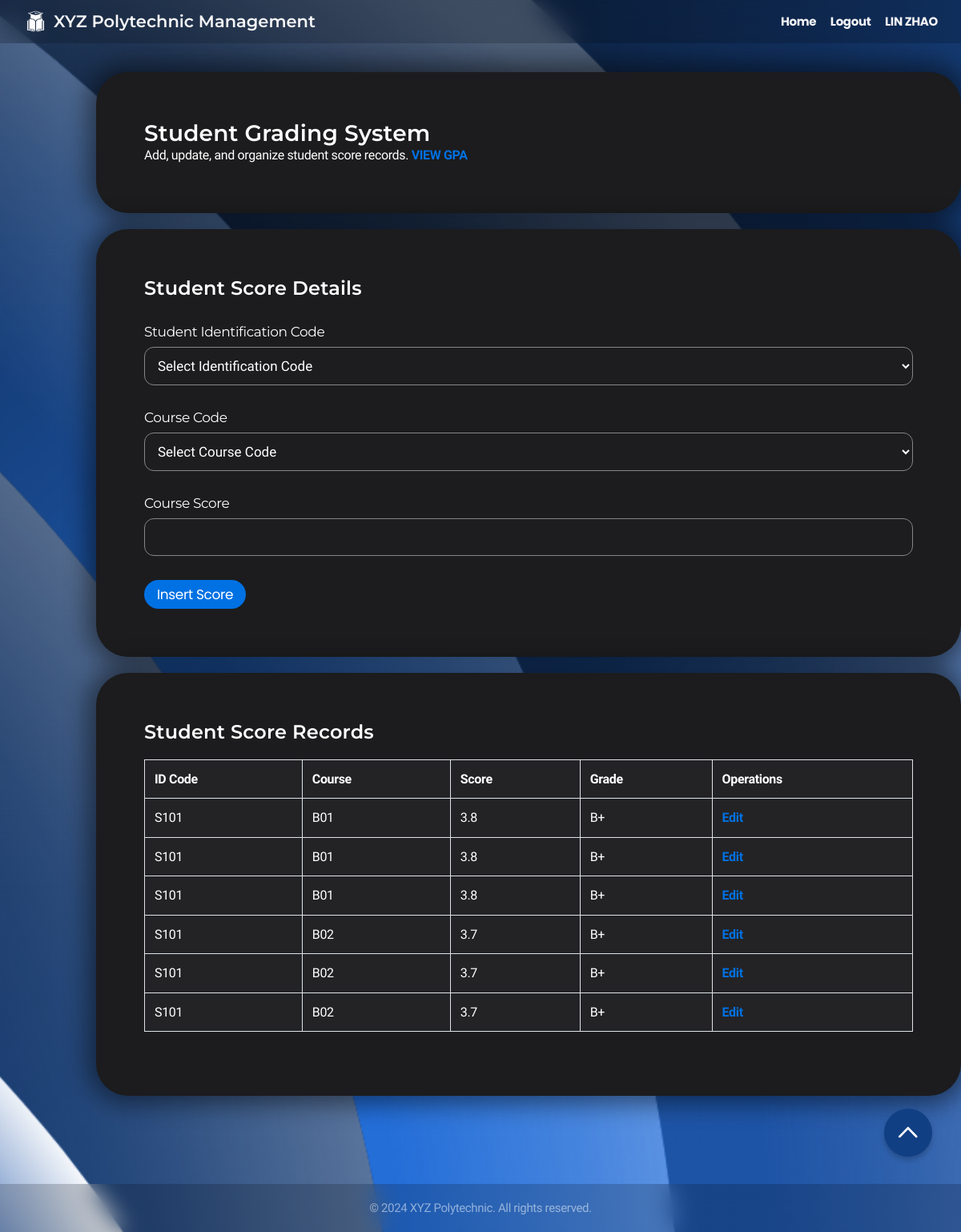
Page /CRUD4/faculty_score.php (signed in) on the committed database.
### tables this page shows
CREATE TABLE `semester_gpa_to_course_code` (
  `grade_id` int(4) NOT NULL,
  `identification_code` varchar(4) NOT NULL,
  `course_code` varchar(3) NOT NULL,
  `course_score` decimal(2,1) NOT NULL,
  `grade` varchar(2) NOT NULL
);

### CRUD4/faculty_score.php (the view, shortened to what this page needs)
<?php
$connect = mysqli_connect("localhost", "root", "", "xyz polytechnic");
$faculty_id = $_SESSION['session_identification_code'] ?? '';
$school_code = '';
if ($faculty_id) {
    $school_query = $connect->prepare("SELECT school_code FROM faculty WHERE faculty_identification_code = ?");
    $school_query->bind_param('s', $faculty_id);
    $school_query->execute();
    $school_query->bind_result($school_code);
}
$full_name = isset($_SESSION['session_full_name']) ? $_SESSION['session_full_name'] : "";
?>
<!DOCTYPE html>
<html lang="en">
<head>
    <link rel="stylesheet" href=" ../styles.css">
</head>
<body>
    <div class="navbar">
        <div class="navbar-brand">
            <img src=" ../logo.png" alt="XYZ Polytechnic Logo" class="school-logo">
            <h1>XYZ Polytechnic Management</h1>
        </div>
        <nav>
            <a href=" ../faculty_dashboard.php">Home</a>
            <a href=" ../logout.php">Logout</a>
            <a><?php echo htmlspecialchars($full_name); ?></a>
        </nav>
    </div>
    <div class="container">
        <div class="card">
            <h2>Student Grading System</h2>
            <p>Add, update, and organize student score records. <a href="faculty_gpa.php">VIEW GPA</a></p>
        </div>
        <div class="card">
            <h3>Student Score Details</h3>
            <form method="post" action="faculty_score.php">
                <div class="form-group">
                    <label class="label" for="identification_code">Student Identification Code</label>
                    <select name="identification_code" required>
                        <option value="">Select Identification Code</option>
                    </select>
                </div>
                <div class="form-group">
                    <label class="label" for="course_code">Course Code</label>
                    <select name="course_code" required>
                        <option value="">Select Course Code</option>
                    </select>
                </div>
                <div class="form-group">
                    <label class="label" for="course_score">Course Score</label>
                    <td><input type="text" name="course_score" value="<?php echo isset($_POST['course_score']) ? htmlspecialchars($_POST['course_score'], ENT_QUOTES, 'UTF-8') : ''; ?>" required/>
                </div>
                <button type="submit" name="insert_button">Insert Score</button>
            </form>
        </div>
        <div class="card">
            <h3>Student Score Records</h3>
            <button id="scrollToTop" class="button" onclick="scroll_to_top()"><img src=" ../scroll_up.png" alt="Scroll to top"></button>
            <?php
            $query = $connect->prepare("
                SELECT sg.*
                FROM semester_gpa_to_course_code sg
                JOIN student s ON sg.identification_code = s.identification_code
                JOIN diploma d ON s.diploma_code = d.diploma_code
                WHERE d.school_code = ?
            ");
            $query->bind_param('s', $school_code);
            $query->execute();
            $result = $query->get_result();
            echo '<table border="1" bgcolor="white" align="center">';
            echo '<tr><th>ID Code</th><th>Course</th><th>Score</th><th>Grade</th><th colspan="2">Operations</th></tr>';
            while ($row = $result->fetch_assoc()) {
                echo '<tr>';
                echo "<td>" . htmlspecialchars($row['identification_code']) . "</td>";
                echo "<td>" . htmlspecialchars($row['course_code']) . "</td>";
                echo "<td>" . htmlspecialchars($row['course_score']) . "</td>";
                echo "<td>" . htmlspecialchars($row['grade']) . "</td>";
                echo "<td><a href='faculty_edit.php?operation=edit&id=" . $row['grade_id'] . "'>Edit</a></td>";
                echo '</tr>';
            }
            echo '</table>';
            ?>
        </div>
    </div>
    <footer class="footer">
        <p>&copy; 2024 XYZ Polytechnic. All rights reserved.</p>
    </footer>
</body>
</html>

### styles.css (style rules this page uses)
* { margin: 0; padding: 0; box-sizing: border-box; }
body { font-family: 'Nunito Sans', sans-serif; line-height: 1.47059; font-weight: 400; letter-spacing: -.022em; background-image: url('background.png'); background-size: cover; background-position: center; background-repeat: no-repeat; background-attachment: fixed; background-color: #1c1c1e; color: #ffffff; min-height: 100vh; display: flex; flex-direction: column; -webkit-font-smoothing: antialiased; }
h1, h2, h3, h4, h5, h6 { font-family: 'Montserrat', sans-serif; font-weight: 600; }
h1 { font-size: 40px; line-height: 1.1; letter-spacing: 0; }
h2 { font-size: 28px; line-height: 1.14286; letter-spacing: .007em; }
h3 { font-size: 24px; line-height: 1.16667; letter-spacing: .009em; }
button, .button { font-family: 'Poppins', sans-serif; background-color: #0071e3; color: #fff; font-size: 17px; line-height: 1.17648; font-weight: 400; letter-spacing: -.022em; padding: 8px 16px; border-radius: 980px; border: none; cursor: pointer; transition: all 0.3s ease; }
a { color: #0071e3; margin-top: 20px; text-decoration: none; font-weight: bold; }
.navbar { background: #0000002d; backdrop-filter: saturate(100%) blur(15px); position: fixed; top: 0px; left: 0; right: 0; z-index: 9999; height: 54px; display: flex; align-items: center; justify-content: space-between; padding: 0 22px; }
.navbar-brand { display: flex; align-items: center; }
.navbar-brand h1 { color: #f5f5f7; font-size: 21px; margin: 0; }
.navbar a { font-family: 'Poppins', sans-serif; color: #f5f5f7; font-size: 15px; text-decoration: none; padding: 0 7px; opacity: 1; transition: opacity 0.3s; }
.school-logo { height: 45px; width: 45px; }
.container { max-width: 1080px; justify-content: center; align-items: center; min-height: calc(90vh - 44px - 57px); width: 90%; margin: 30px auto; padding: 60px; }
.card { background: #1c1c1e; border-radius: 40px; padding: 60px; margin-bottom: 20px; box-shadow: 0 0 30px 10px rgba(0, 0, 0, 0.485); transition: transform 0.3s ease, box-shadow 0.3s ease; width: 1080px; }
.form-group { margin-top:30px; margin-bottom: 30px; }
.label { font-family: 'Montserrat', sans-serif; display: block; font-size: 17px; line-height: 1.23536; font-weight: 400; letter-spacing: -.022em; margin-bottom: 8px; color: #ffffff; }
input[type="text"], input[type="email"], input[type="password"], input[type="date"], select, textarea { font-family: 'Nunito Sans', sans-serif; width: 100%; padding: 12px; font-size: 17px; line-height: 1.23536; border: 1.6px solid #858585; border-radius: 12px; background-color: #1d1d1f; color: #ffffff; transition: border-color 0.3s ease; }
table { width: 100%; border: 1px solid #ffffff; border-collapse: collapse; margin-bottom: 20px; margin-top: 20px; }
table th, table td { font-family: 'Nunito Sans', sans-serif; padding: 12px; border: 1px solid #dee2e6; text-align: left; background: #232326; }
.footer { padding: 20px; text-align: center; font-size: 15px; line-height: 1.33337; margin-top: auto; background: #0000002d; backdrop-filter: saturate(100%) blur(15px); color: rgba(255, 255, 255, 0.5); }
#scrollToTop { position: fixed; top: 90%; right: 3%; z-index: 1000; width: 60px; height: 60px; background-color: #113f84; color: #fff; border-radius: 50%; box-shadow: 0 4px 6px rgba(0, 0, 0, 0.2); transition: all 0.3s ease; border: none; display: flex; align-items: center; justify-content: center; cursor: pointer; }
#scrollToTop img { width: 30px; height: auto; pointer-events: none; }

### rows in the picture
semester_gpa_to_course_code: identification_code "S101", course_code "B01", course_score "3.8", grade "B+"
semester_gpa_to_course_code: identification_code "S101", course_code "B02", course_score "3.7", grade "B+"

### other values in the picture
$full_name "LIN ZHAO"
